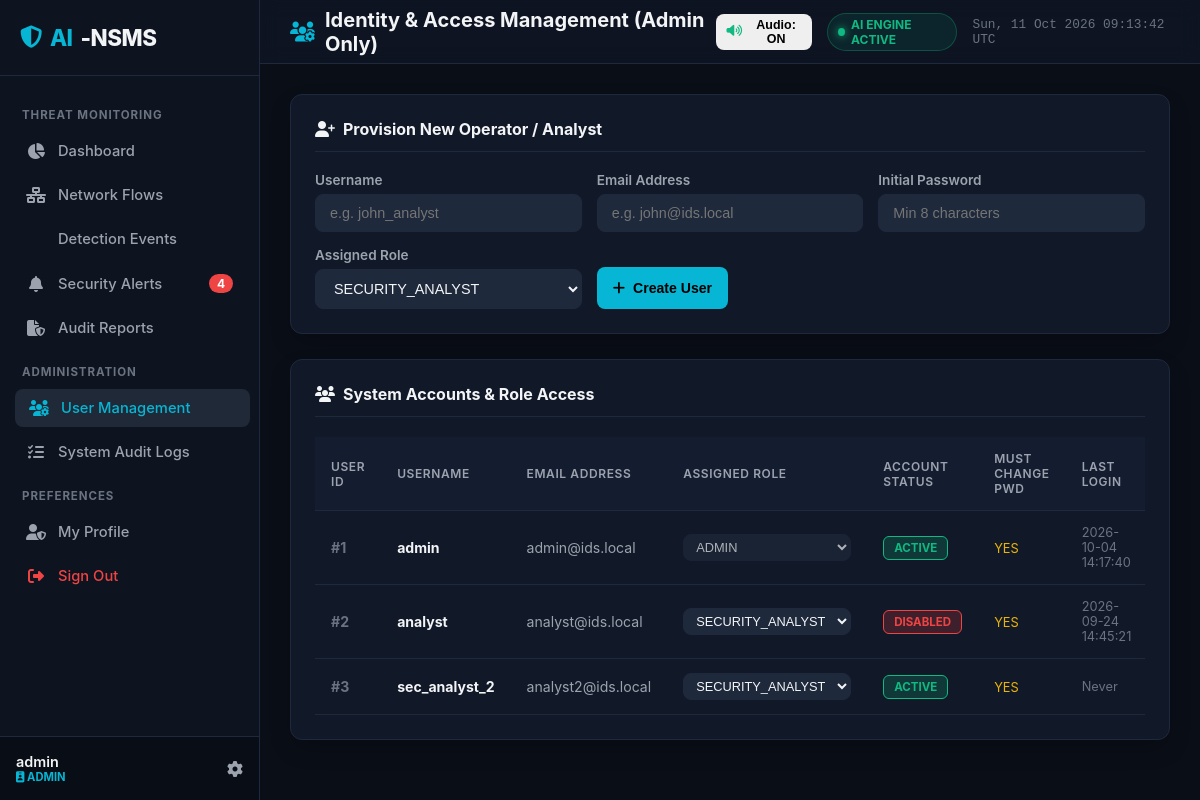
The page /users (signed in) on the database as committed earlier.
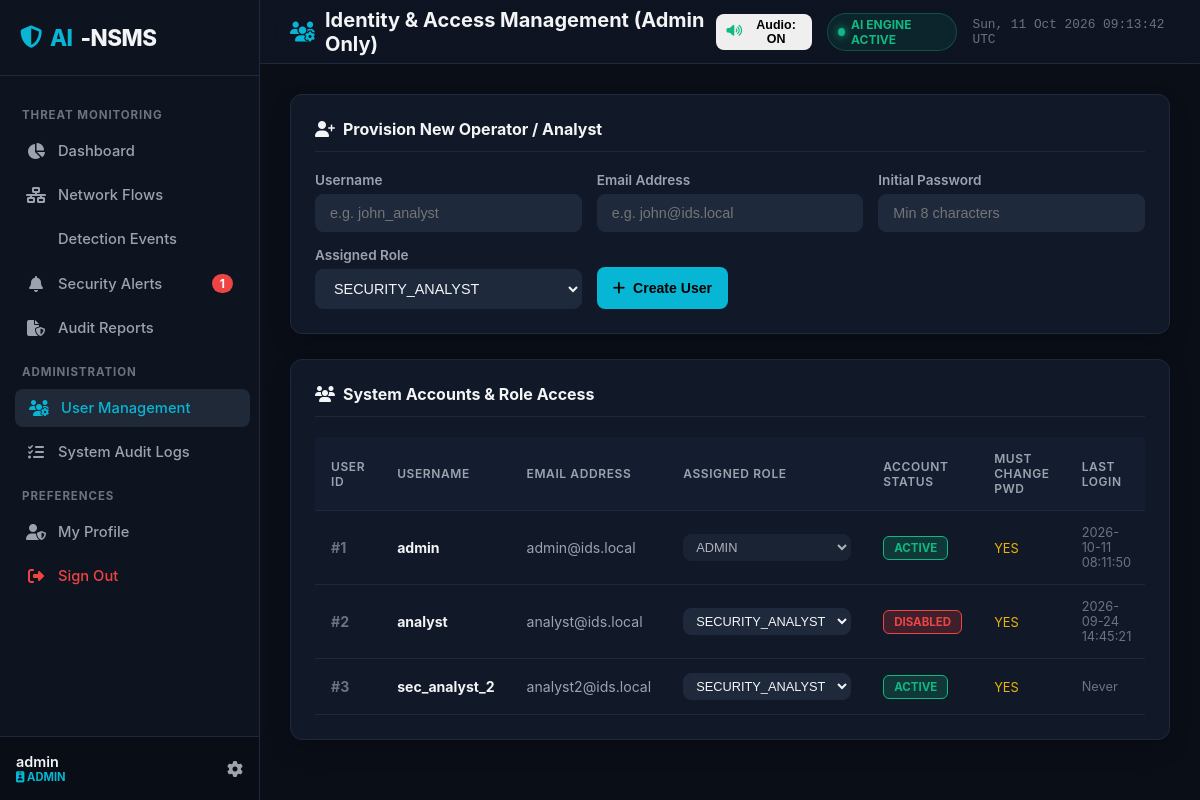
The same page on the database as committed later.
### tables this page shows
CREATE TABLE users (
            id INTEGER PRIMARY KEY AUTOINCREMENT,
            username TEXT UNIQUE NOT NULL,
            email TEXT UNIQUE NOT NULL,
            password_hash TEXT NOT NULL,
            role TEXT NOT NULL DEFAULT 'SECURITY_ANALYST',
            is_active INTEGER NOT NULL DEFAULT 1,
            must_change_password INTEGER NOT NULL DEFAULT 0,
            created_at TEXT NOT NULL,
            last_login TEXT
        );

### src/routes/user_routes.py (the view)
@user_bp.route('/users')
@admin_required
def index():
    user = get_current_user()
    users = User.get_all()
    return render_template('users.html', user=user, users=users)

### src/auth/security.py (called while the page is built)
def get_current_user():
    user_id = session.get('user_id')
    if not user_id:
        return None
    user = User.find_by_id(user_id)
    if not user or not user.is_active:
        session.clear()
        return None
    return user

def is_authenticated():
    return 'user_id' in session and get_current_user() is not None

def is_admin():
    return session.get('role') == 'ADMIN'

def admin_required(view_func):
    @functools.wraps(view_func)
    def wrapper(*args, **kwargs):
        if not is_authenticated():
            if request.path.startswith('/api/'):
                return jsonify({'error': 'Authentication required', 'code': 401}), 401
            return redirect(url_for('auth.login', next=request.url))
        if not is_admin():
            if request.path.startswith('/api/'):
                return jsonify({'error': 'Forbidden: Administrator privileges required', 'code': 403}), 403
            return render_template('errors/403.html', message='Access Forbidden: This section requires Administrator privileges.'), 403
        return view_func(*args, **kwargs)
    return wrapper

### templates/users.html (shortened to what this page needs)
{% extends "base.html" %}
{% block page_header %}<i class="fas fa-users-gear" style="color: var(--accent-cyan);"></i> Identity & Access Management (Admin Only){% endblock %}
{% block content %}
<div class="soc-card" style="margin-bottom: 25px;">
    <div class="soc-card-header">
        <div class="soc-card-title"><i class="fas fa-user-plus"></i> Provision New Operator / Analyst</div>
    </div>
    <form id="create-user-form" onsubmit="handleCreateUser(event)" style="display: grid; grid-template-columns: repeat(auto-fit, minmax(200px, 1fr)); gap: 15px; align-items: flex-end;">
        <div class="form-group" style="margin: 0;">
            <label class="form-label">Username</label>
            <input type="text" id="new-username" class="form-control" placeholder="e.g. john_analyst" required>
        </div>
        <div class="form-group" style="margin: 0;">
            <label class="form-label">Email Address</label>
            <input type="email" id="new-email" class="form-control" placeholder="e.g. john@ids.local" required>
        </div>
        <div class="form-group" style="margin: 0;">
            <label class="form-label">Initial Password</label>
            <input type="password" id="new-password" class="form-control" placeholder="Min 8 characters" required>
        </div>
        <div class="form-group" style="margin: 0;">
            <label class="form-label">Assigned Role</label>
            <select id="new-role" class="form-control">
                <option value="SECURITY_ANALYST">SECURITY_ANALYST</option>
            </select>
        </div>
        <div>
            <button type="submit" class="btn btn-primary" style="height: 42px;"><i class="fas fa-plus"></i> Create User</button>
        </div>
    </form>
</div>
<div class="soc-card">
    <div class="soc-card-header">
        <div class="soc-card-title"><i class="fas fa-users"></i> System Accounts & Role Access</div>
    </div>
    <div class="table-responsive">
        <table class="soc-table">
            <thead>
                <tr>
                    <th>User ID</th>
                    <th>Username</th>
                    <th>Email Address</th>
                    <th>Assigned Role</th>
                    <th>Account Status</th>
                    <th>Must Change Pwd</th>
                    <th>Last Login</th>
                </tr>
            </thead>
            <tbody>
                {% for u in users %}
                <tr>
                    <td style="font-weight: 700; color: var(--text-muted);">#{{ u.id }}</td>
                    <td><strong>{{ u.username }}</strong></td>
                    <td style="color: var(--text-secondary);">{{ u.email }}</td>
                    <td>
                        <select class="form-control" style="padding: 4px 8px; font-size: 0.8rem; width: auto;" onchange="handleRoleChange({{ u.id }}, this.value)" {% if u.id == current_user.id %}disabled{% endif %}>
                            <option value="ADMIN" {% if u.role == 'ADMIN' %}selected{% endif %}>ADMIN</option>
                            <option value="SECURITY_ANALYST" {% if u.role == 'SECURITY_ANALYST' %}selected{% endif %}>SECURITY_ANALYST</option>
                        </select>
                    </td>
                    <td>
                        <span class="badge-sev {% if u.is_active %}badge-low{% else %}badge-critical{% endif %}">
                            {{ 'ACTIVE' if u.is_active else 'DISABLED' }}
                        </span>
                    </td>
                    <td>
                        <span style="font-size: 0.8rem; color: {% if u.must_change_password %}var(--sev-medium){% else %}var(--text-muted){% endif %};">
                            {{ 'YES' if u.must_change_password else 'NO' }}
                        </span>
                    </td>
                    <td style="font-size: 0.8rem; color: var(--text-muted);">{{ u.last_login.replace('T', ' ').split('.')[0] if u.last_login else 'Never' }}</td>
                </tr>
                {% endfor %}
            </tbody>
        </table>
    </div>
</div>
{% endblock %}

### templates/base.html (shortened to what the changed rows need)
<!DOCTYPE html>
<html lang="en">
<head>
    <link rel="stylesheet" href="https://cdnjs.cloudflare.com/ajax/libs/font-awesome/6.5.1/css/all.min.css">
    <link rel="stylesheet" href="{{ url_for('static', filename='css/soc_theme.css') }}">
</head>
<body>
    <div class="app-container">
        <aside class="sidebar">
            <ul class="sidebar-menu">
                <li>
                    <a href="/alerts" class="sidebar-link {% if request.path == '/alerts' %}active{% endif %}">
                        <i class="fas fa-bell"></i>
                        <span>Security Alerts</span>
                        {% if active_alerts_count > 0 %}
                        <span class="badge-count">{{ active_alerts_count }}</span>
                        {% endif %}
                    </a>
                </li>
            </ul>
            <div class="sidebar-footer">
                <div class="user-info">
                    <span class="user-name">{{ current_user.username if current_user else 'Guest' }}</span>
                    <span class="user-role-badge">
                        <i class="fas fa-id-badge"></i> {{ current_user.role if current_user else 'ANALYST' }}
                    </span>
                </div>
            </div>
        </aside>
        <div class="main-wrapper">
            <main class="content-body">
                {% block content %}{% endblock %}
            </main>
        </div>
    </div>
</body>
</html>

Rows that differ between the two databases and show on the page:
changed users "admin": last_login.replace "2026-10-04 14:17:40" → "2026-10-11 08:11:50"
Other text that changed with them:
{{ active_alerts_count }}: "4" → "1"
